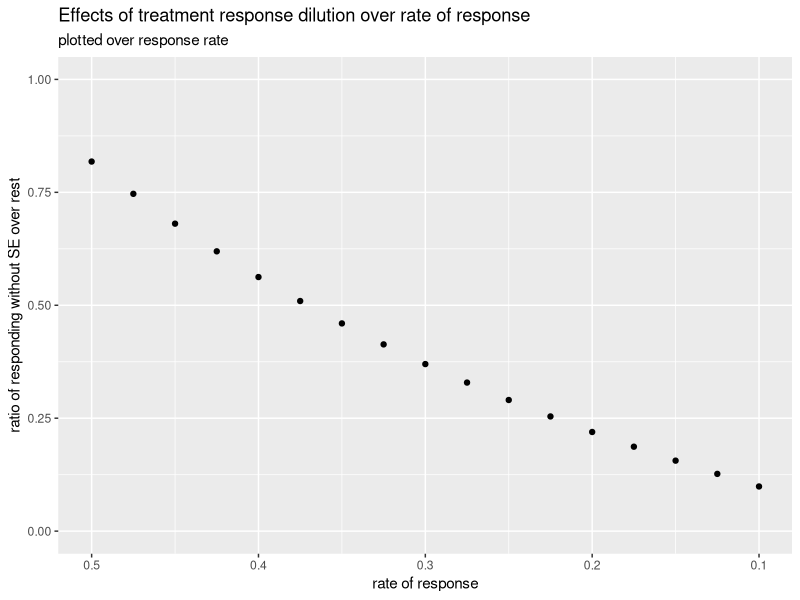

This chart was generated by the following R code:
pop_var <- 100000  #seq(from = 1000, to = 10000, length.out= 17) 

side_effect <- .1 # this is the rate of side effects, arbitrary




response <-   seq(from = 0.5, to = 0.1, by = -.025)# these are the possible response rates

responders <- 0
non_responders <- 0
responders_SE <- 0
responders_no_SE <- 0
non_responders_SE <- 0
non_responders_no_SE <- 0
ratio_responders_no_SE_all <- 0

for (i in 1: length(response)){   # a loop to build responders and non-responders
  responders[i] <- pop_var*response[i]
  non_responders[i] <- pop_var-responders[i]
  
  responders_SE[i] <- responders[i]*side_effect 
  responders_no_SE[i] <- responders[i] -responders_SE[i]
  
  non_responders_SE[i] <- non_responders[i]*side_effect 
  non_responders_no_SE[i] <- non_responders[i]-non_responders_SE[i]
  
  # this is the ration of responders without side effects over all (responders with SE, non-responders and non-responders with SE)
  
  
  ratio_responders_no_SE_all[i] <- responders_no_SE[i]/(responders_SE[i]+non_responders_SE[i]+non_responders_no_SE[i])
  ratio_responders_no_SE_all[i]
  
}

ratio_responders_no_SE_all

df_response_ratio <- data.frame(ratio_responders_no_SE_all = ratio_responders_no_SE_all, 
                                pop_var = pop_var ,  response = response )

library(tidyverse)


ratio_over_response_rate <- df_response_ratio%>% 
  ggplot(aes(x= response , y =ratio_responders_no_SE_all )) +
  geom_point()+
  ylim(0,1)+
  ggtitle("Effects of treatment response dilution over rate of response") +
  labs(subtitle = "plotted over response rate")+
  ylab("ratio of responding without SE over rest")+
  xlab("rate of response")+
  scale_x_reverse()
ratio_over_response_rate
